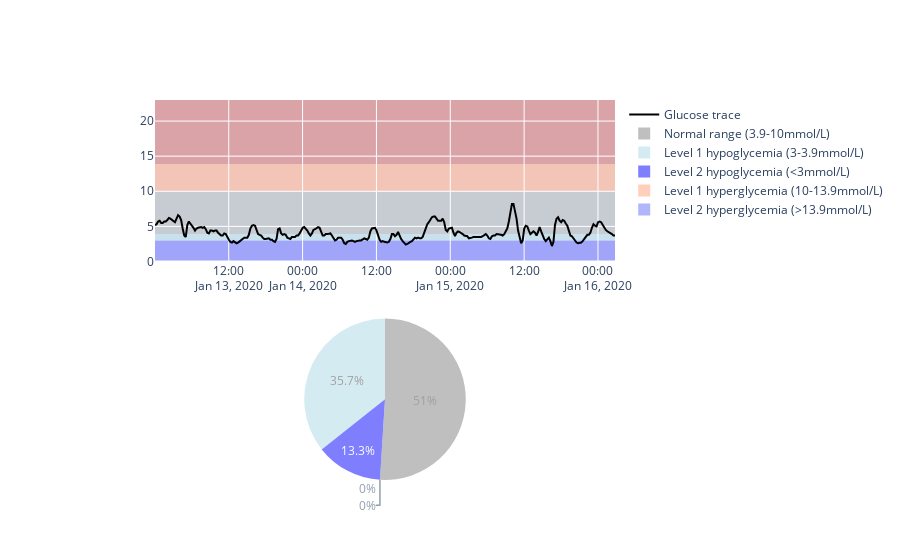

Notebook cell for this chart:
### Code cell
#fig = px.line( line_color='black')
#fig = go.Figure()
fig = make_subplots(
    rows=2, cols=1,
    specs=[[{"type": "scatter"},],[{"type": "pie"}]],
    #column_widths=[0.8, 0.2]
)


# Create and style traces
fig.add_trace(go.Scatter(x=df.time, y=df.glc,
                         line=dict(color='black', ), showlegend=True, name='Glucose trace'),
                         row=1, col=1)



# Add shape regions
fig.add_hrect(
    y0="0", y1="3",
    fillcolor="blue", opacity=0.3,
    layer="below", line_width=0,
    row=1, col=1
),
fig.add_hrect(
    y0="3", y1="3.9",
    fillcolor="LightBlue", opacity=0.5,
    layer="below", line_width=0,
    row=1, col=1
),
fig.add_hrect(
    y0="3.9", y1="10",
    fillcolor="grey", opacity=0.3,
    layer="below", line_width=0,
    row=1, col=1
),
fig.add_hrect(
    y0="10", y1="13.9",
    fillcolor="LightSalmon", opacity=0.5,
    layer="below", line_width=0,#annotation_text='Level 1 hyperglycemia (10-13.9)', annotation_position="top left",
    row=1, col=1
),
fig.add_hrect(
    y0="13.9", y1="23",
    fillcolor="IndianRed", opacity=0.5,
    layer="below", line_width=0,#annotation_text='Level 2 hyperglycemia (>13.9)', annotation_position="top left",
    row=1, col=1
)
fig.add_trace(go.Pie(values=values, labels=labels, marker_colors=colors, opacity=0.5),
    row=2, col=1)
fig.show()

### Figure 1 — Plotly figure (JSON) as saved in the notebook; plotly's stock layout.template omitted (floating-point values rounded to 4 significant figures; data arrays with more than 128 entries replaced by an {"elided": "..."} marker saying what was removed)
{"data": [{"line": {"color": "black"}, "name": "Glucose trace", "showlegend": true, "type": "scatter", "x": {"elided": "300 str values"}, "xaxis": "x", "y": {"elided": "300 float values"}, "yaxis": "y"}, {"domain": {"x": [0, 1], "y": [0, 0.425]}, "labels": ["Level 2 hypoglycemia (<3mmol/L)", "Level 1 hypoglycemia (3-3.9mmol/L)", "Normal range (3.9-10mmol/L)", "Level 1 hyperglycemia (10-13.9mmol/L)", "Level 2 hyperglycemia (>13.9mmol/L)"], "marker": {"colors": ["blue", "LightBlue", "grey", "LightSalmon", "IndiaRed"]}, "opacity": 0.5, "type": "pie", "values": [40, 107, 153, 0, 0]}], "layout": {"shapes": [{"fillcolor": "blue", "layer": "below", "line": {"width": 0}, "opacity": 0.3, "type": "rect", "x0": 0, "x1": 1, "xref": "x domain", "y0": "0", "y1": "3", "yref": "y"}, {"fillcolor": "LightBlue", "layer": "below", "line": {"width": 0}, "opacity": 0.5, "type": "rect", "x0": 0, "x1": 1, "xref": "x domain", "y0": "3", "y1": "3.9", "yref": "y"}, {"fillcolor": "grey", "layer": "below", "line": {"width": 0}, "opacity": 0.3, "type": "rect", "x0": 0, "x1": 1, "xref": "x domain", "y0": "3.9", "y1": "10", "yref": "y"}, {"fillcolor": "LightSalmon", "layer": "below", "line": {"width": 0}, "opacity": 0.5, "type": "rect", "x0": 0, "x1": 1, "xref": "x domain", "y0": "10", "y1": "13.9", "yref": "y"}, {"fillcolor": "IndianRed", "layer": "below", "line": {"width": 0}, "opacity": 0.5, "type": "rect", "x0": 0, "x1": 1, "xref": "x domain", "y0": "13.9", "y1": "23", "yref": "y"}], "xaxis": {"anchor": "y", "domain": [0, 1]}, "yaxis": {"anchor": "x", "domain": [0.575, 1]}}}
